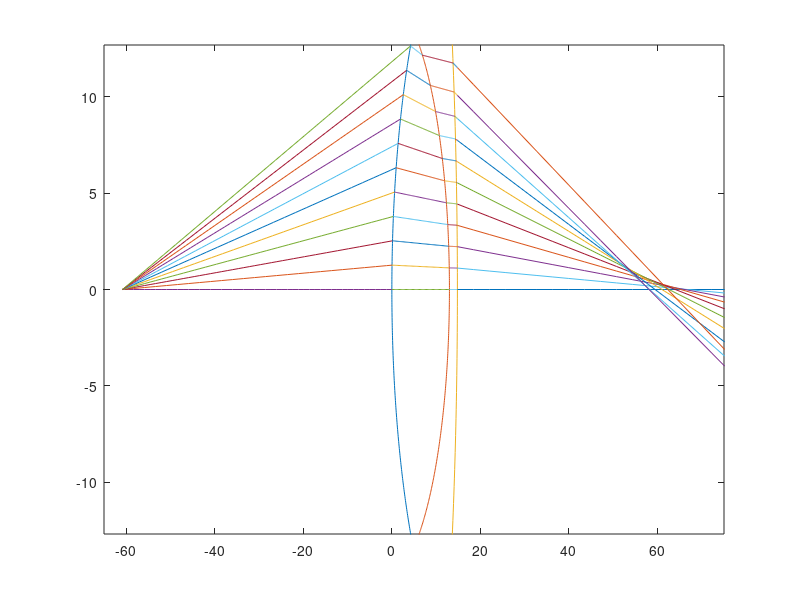

The MATLAB script that drew this image:
% Ray trace manual
clear;

%Refractive Index of Air
N1 = 1;
%N-BAF10
N2 = 1.64714;
%NSF-6
N3 = 1.76307;

%Lens Radii
R1 = 21.1;
R2 = 15.2;
R3 = 71.1;

%Lens Positions
P1 = 0;
P2 = 13.0;
P3 = 14.8;
P4 = 14.8;

focal_length = 30.4;

theta = -pi/2:pi/500:pi/2;
plot(R1*cos(pi +theta) +R1 + P1, R1*sin(pi + theta))
hold on;
plot(R2*cos(theta) -R2 + P2, R2*sin(theta))
plot(R3*cos(theta) -R3 + P3, R3*sin(theta))

%Starting point
sourcex = 0;
sourcez = -60.8;

for k = 0:10
%First lens boundary
surf1x = k*2.53/2;
%x^2 + (z-R1)^2 = R1^2
%z^2 +R1^2 -2z*R1 + x^2 = R1^2
%z^2 -2*r1*z + x^2 = 0
surf1z = ((2*R1) - sqrt(2*2*R1*R1 - 4*surf1x*surf1x))/2;

ray1x = surf1x - sourcex;
ray1z = surf1z - sourcez;
ray1 = [ray1x/sqrt(ray1x^2 + ray1z^2), ray1z/sqrt(ray1x^2 + ray1z^2)];

%Calculate radius of lens to get angle for snell calculation
rad1x = surf1x;
rad1z = -R1 + surf1z;
tan1x = -rad1z;
tan1z = rad1x;

%Find angle between the two using dot product -> cosine
mray1 = sqrt(ray1x^2 + ray1z^2);
mrad1 = sqrt(rad1x^2 + rad1z^2);
dot1 = abs((ray1x * rad1x) + (ray1z * rad1z))/(mrad1*mray1);
angle1 = 360*acos(dot1)/2/pi;

%Use snells law to find angle across boundary
angle1f = 360*asin(sqrt(1 - dot1^2) * N1/N2)/2/pi;
%Radius :: adjacent Tangent :: opposite tan = tangent/radius
%tan1len is length of tangent
tan1len = sqrt(rad1x^2 + rad1z^2) * tan(2*pi*angle1f/360);

%Add tangent to radius source point
targ2x = 0  + tan1len*tan1x/sqrt(tan1x^2 + tan1z^2);
targ2z = R1 + tan1len*tan1z/sqrt(tan1x^2 + tan1z^2);

%Ray2 is surface of lens1 to target
ray2x = targ2x - surf1x;
ray2z = targ2z - surf1z;
ray2 = [ray2x/sqrt(ray2x^2 + ray2z^2), ray2z/sqrt(ray2x^2 + ray2z^2)];

%Lens2 boundary => x^2 + (z + R2 - P2)^2 = R2^2
%Ray2 => surf1x + L*ray2x , surf1z + L*ray2z

%<surf1x + L*ray2x, surf1z + l*ray2z>
%z = surf1z + L*ray2z
%L = (z-surf1z)/ray2z
%x = surf1x + L*ray2x
%x = surf1x + (z - surf1z)*ray2x/ray2z

%(surf1x + (z - surf1z)*ray2x/ray2z)^2 + (z + R2 - P2)^2 = R2^2

%z^2 + 2*(R2-P2)*z + (P2^2 - 2*R2*P2) +
%surf1x^2 + 2*surf1x*(z - surf1z)*ray2x/ray2z + (z-surf1z)^2 *(ray2x/ray2z)^2 = 0

%(z-surf1z)^2 *(ray2x/ray2z)^2 = z^2 -2*surf1z*z + surf1z^2

%Find z intercept of lens2
A = 1 + (ray2x/ray2z)^2;
B = (2*(R2-P2)) + 2*surf1x*ray2x/ray2z -2*surf1z*(ray2x/ray2z)^2;
C = P2^2 - 2*R2*P2 + surf1x^2 -2*surf1x*surf1z*ray2x/ray2z + surf1z*surf1z*(ray2x/ray2z)^2;

surf2z = (-B + sqrt(B^2 - 4*A*C))/2/A;
%x^2 + (z - P2 + R2)^2 = R2^2
%x^2 = R2^2 - z^2 +2*z*(P2-R2) -(P2-R2)^2 
surf2x = sqrt(R2^2 - surf2z^2 - (P2-R2)^2 + 2*surf2z*(P2-R2));

%Calculate radius of lens to get angle for snell calculation
rad2x = surf2x;
rad2z = surf2z - (-R2 + P2);
tan2x = -rad2z;
tan2z = rad2x;

%Find angle between the two using dot product -> cosine
mray2 = sqrt(ray2x^2 + ray2z^2);
mrad2 = sqrt(rad2x^2 + rad2z^2);
dot2 = abs((ray2x * rad2x) + (ray2z * rad2z))/(mrad2*mray2);
angle2 = 360*acos(dot2)/2/pi;

%Use snells law to find angle across boundary
angle2f = 360*asin(sqrt(1 - dot2^2) * N2/N3)/2/pi;
%Radius :: adjacent Tangent :: opposite tan = tangent/radius
%tan1len is length of tangent
tan2len = sqrt(rad2x^2 + rad2z^2) * tan(2*pi*angle2f/360);

%Add tangent to radius source point
targ3x = 0  - tan2len*tan2x/sqrt(tan2x^2 + tan2z^2);
targ3z = -R2+P2 - tan2len*tan2z/sqrt(tan2x^2 + tan2z^2);

%Ray3 is surface of lens2 to target
ray3x = targ3x - surf2x;
ray3z = targ3z - surf2z;
ray3 = [-ray3x/sqrt(ray3x^2 + ray3z^2), -ray3z/sqrt(ray3x^2 + ray3z^2)];

%Find z intercept of lens2 back
A = 1 + (ray3x/ray3z)^2;
B = (2*(R3-P3)) + 2*surf2x*ray3x/ray3z -2*surf2z*(ray3x/ray3z)^2;
C = P3^2 - 2*R3*P3 + surf2x^2 -2*surf2x*surf2z*ray3x/ray3z + surf2z*surf2z*(ray3x/ray3z)^2;

surf3z = (-B + sqrt(B^2 - 4*A*C))/2/A;
%x^2 + (z - P2 + R2)^2 = R2^2
%x^2 = R2^2 - z^2 +2*z*(P2-R2) -(P2-R2)^2 
surf3x = sqrt(R3^2 - surf3z^2 - (P3-R3)^2 + 2*surf3z*(P3-R3));

%Calculate radius of lens to get angle for snell calculation
rad3x = surf3x;
rad3z = surf3z - (-R3 + P3);
tan3x = -rad3z;
tan3z = rad3x;

%Find angle between the two using dot product -> cosine
mray3 = sqrt(ray3x^2 + ray3z^2);
mrad3 = sqrt(rad3x^2 + rad3z^2);
dot3 = abs((ray3x * rad3x) + (ray3z * rad3z))/(mrad3*mray3);
angle3 = 360*acos(dot3)/2/pi;

%Use snells law to find angle across boundary
angle3f = 360*asin(sqrt(1 - dot3^2) * N3/N1)/2/pi;
%Radius :: adjacent Tangent :: opposite tan = tangent/radius
%tan1len is length of tangent
tan3len = sqrt(rad3x^2 + rad3z^2) * tan(2*pi*angle3f/360);

%Add tangent to radius source point
targ4x = 0  - tan3len*tan3x/sqrt(tan3x^2 + tan3z^2);
targ4z = -R3+P3 - tan3len*tan3z/sqrt(tan3x^2 + tan3z^2);

%Ray4 is surface of lens3 to target
ray4x = targ4x - surf3x;
ray4z = targ4z - surf3z;
ray4 = [-ray4x/sqrt(ray4x^2 + ray4z^2), -ray4z/sqrt(ray4x^2 + ray4z^2)];

surf4z = P4;
surf4x = surf3x + (surf4z-surf3z)*ray4x/ray4z;

targz = 190.8;
targx = surf4x + (targz-surf4z)*ray4x/ray4z;

plot(linspace(sourcez, surf1z,50),linspace(sourcex, surf1x,50))
plot(linspace(surf1z, surf2z,50),linspace(surf1x, surf2x,50))
plot(linspace(surf2z, surf3z,50),linspace(surf2x, surf3x,50))
plot(linspace(surf3z, surf4z,50),linspace(surf3x, surf4x,50))

plot(linspace(surf4z, targz,50),linspace(surf4x, targx,50))

path1 = sqrt((surf1x-sourcex)^2+(surf1z-sourcez)^2);
path2 = sqrt((surf2x-surf1x)^2+(surf2z-surf1z)^2);
path3 = sqrt((surf3x-surf2x)^2+(surf3z-surf2z)^2);
path4 = sqrt((surf4x-surf3x)^2+(surf4z-surf3z)^2);
opd(k+1) = path1*N1 + path2*N2 + path3*N3 + path4*N1;

dist(k+1) = sqrt((0-surf4x)^2 + (targz - surf4z)^2);
end

xlim([-65 75])
ylim([-12.7 12.7])
hold off;

error = (opd-opd(1) - dist + dist(1));
%plot(error)
